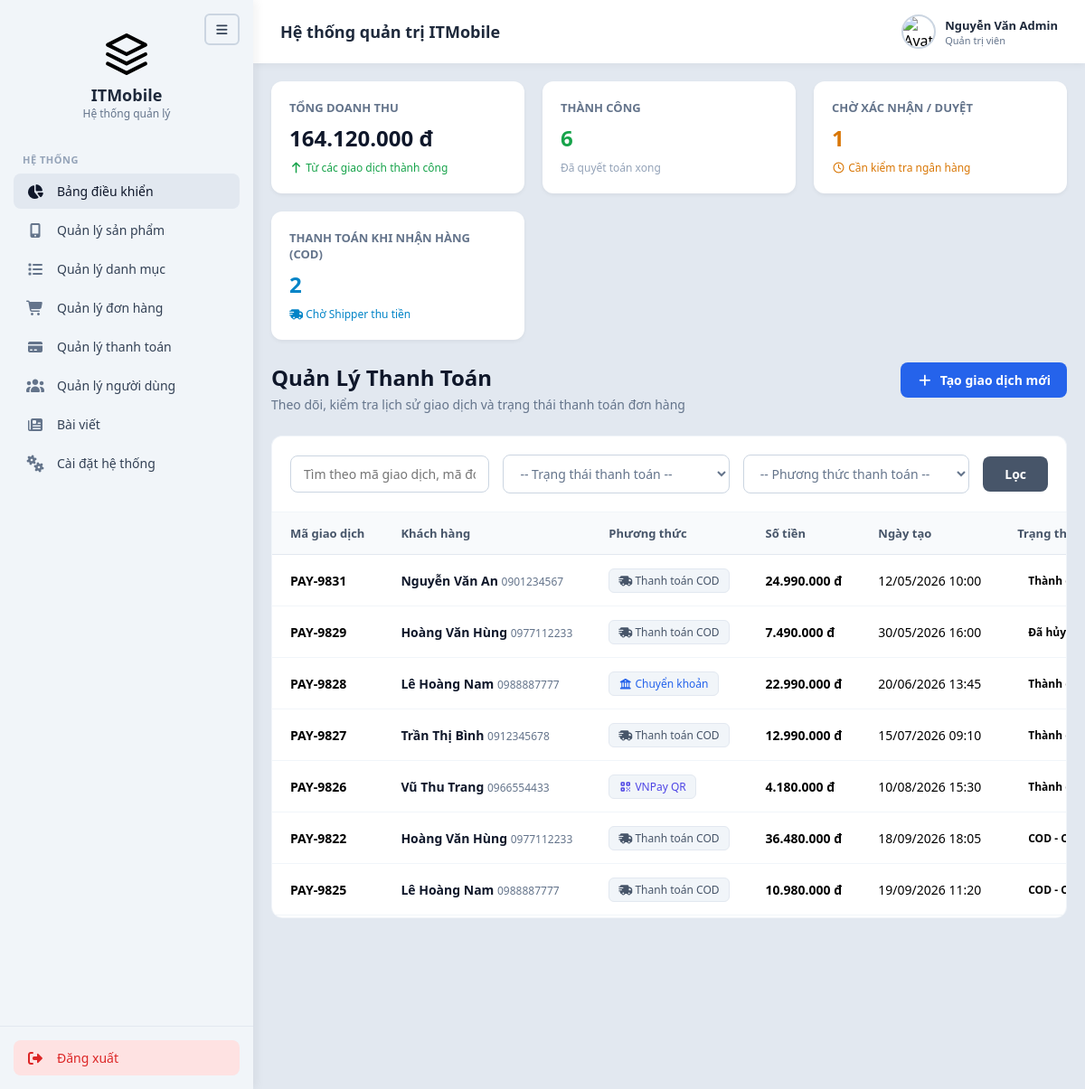
The page /Web_site/admin/thanhtoan.php on the database its author committed.
### tables this page shows
CREATE TABLE payments (
    id             INT AUTO_INCREMENT PRIMARY KEY,
    payment_code   VARCHAR(20) NOT NULL UNIQUE,           
    order_id       INT NOT NULL,
    method         ENUM('COD','BANK_TRANSFER','VNPAY_QR','SANDBOX') NOT NULL,
    amount         DECIMAL(12,0) NOT NULL,
    status         ENUM('Chờ xác nhận','COD - Chờ thu tiền','Thành công','Thất bại','Đã hoàn tiền','Đã hủy')
                   NOT NULL DEFAULT 'Chờ xác nhận',
    reference_code VARCHAR(60) DEFAULT NULL,              
    note           VARCHAR(255),                          
    created_at     TIMESTAMP DEFAULT CURRENT_TIMESTAMP,
    confirmed_at   DATETIME DEFAULT NULL,
    confirmed_by   INT DEFAULT NULL,                      
    FOREIGN KEY (order_id)     REFERENCES orders(id) ON DELETE CASCADE,
    FOREIGN KEY (confirmed_by) REFERENCES users(id) ON DELETE SET NULL
);

CREATE TABLE users (
    id          INT AUTO_INCREMENT PRIMARY KEY,
    user_code   VARCHAR(20)  NOT NULL UNIQUE,             
    full_name   VARCHAR(100) NOT NULL,
    email       VARCHAR(100) NOT NULL UNIQUE,
    password    VARCHAR(255) NOT NULL,                    
    phone       VARCHAR(15),
    birthday    DATE DEFAULT NULL,
    avatar      VARCHAR(255) DEFAULT NULL,                
    role        ENUM('admin','customer') NOT NULL DEFAULT 'customer',    
    status      ENUM('active','locked')  NOT NULL DEFAULT 'active',      
    created_at  TIMESTAMP DEFAULT CURRENT_TIMESTAMP
);

### Web_site/admin/xyly/xuly.php (called while the page is built, shortened)
<?php
class xuly extends csdltmdt
{
    public function xuatdulieu($sql)
    {
        $arr = array();
        $link = $this->connect();
        if ($link) {
            $result = $link->query($sql);
            if ($result && $result->num_rows > 0) {
                while ($row = $result->fetch_assoc()) {
                    $arr[] = $row;
                }
            }
        }
        return $arr;
    }
}

### Web_site/admin/thanhtoan.php (the view, shortened to what this page needs)
<?php
include("xyly/xuly.php");
$p = new xuly();
$search = isset($_GET['search']) ? trim($_GET['search']) : '';
$sql_revenue = "SELECT SUM(amount) as total FROM payments WHERE status = 'Thành công'";
$res_revenue = $p->xuatdulieu($sql_revenue);
$total_revenue = !empty($res_revenue) && $res_revenue[0]['total'] ? floatval($res_revenue[0]['total']) : 0;
$sql_count_success = "SELECT COUNT(*) as total FROM payments WHERE status = 'Thành công'";
$res_cs = $p->xuatdulieu($sql_count_success);
$count_success = !empty($res_cs) ? intval($res_cs[0]['total']) : 0;
$sql_count_pending = "SELECT COUNT(*) as total FROM payments WHERE status = 'Chờ xác nhận'";
$res_cp = $p->xuatdulieu($sql_count_pending);
$count_pending = !empty($res_cp) ? intval($res_cp[0]['total']) : 0;
$sql_count_cod = "SELECT COUNT(*) as total FROM payments WHERE status = 'COD - Chờ thu tiền' OR (method = 'COD' AND status = 'Chờ xác nhận')";
$res_ccod = $p->xuatdulieu($sql_count_cod);
$count_cod = !empty($res_ccod) ? intval($res_ccod[0]['total']) : 0;
$sql = "SELECT p.*, o.id as order_code_id, o.receiver_name, o.phone as order_phone,
               u.full_name as customer_name, u.phone as customer_phone
        FROM payments p
        LEFT JOIN orders o ON p.order_id = o.id
        LEFT JOIN users u ON o.user_id = u.id
        WHERE 1=1";
$sql .= " ORDER BY p.id DESC";
$payments_list = $p->xuatdulieu($sql);
include("includes/header.php");
include("includes/sidebar.php");
include("includes/navbar.php");
?>
<main class="main-content">
    <div class="content-card">
        <div class="stats-container">
            <div class="stat-card">
                <div class="stat-title" style="color: #64748b;">Tổng Doanh Thu</div>
                <div class="stat-value stat-value-default" style="color: #0f172a;"><?php echo number_format($total_revenue, 0, ',', '.'); ?> đ</div>
                <div class="stat-desc stat-desc-success" style="color: #16a34a;"><i class="fa-solid fa-arrow-up"></i> Từ các giao dịch thành công</div>
            </div>
            <div class="stat-card">
                <div class="stat-title" style="color: #64748b;">Thành Công</div>
                <div class="stat-value stat-value-success" style="color: #16a34a;"><?php echo $count_success; ?></div>
                <div class="stat-desc stat-desc-muted" style="color: #94a3b8;">Đã quyết toán xong</div>
            </div>
            <div class="stat-card">
                <div class="stat-title" style="color: #64748b;">Chờ Xác Nhận / Duyệt</div>
                <div class="stat-value stat-value-warning" style="color: #d97706;"><?php echo $count_pending; ?></div>
                <div class="stat-desc stat-desc-warning" style="color: #d97706;"><i class="fa-regular fa-clock"></i> Cần kiểm tra ngân hàng</div>
            </div>
            <div class="stat-card">
                <div class="stat-title" style="color: #64748b;">Thanh Toán Khi Nhận Hàng (COD)</div>
                <div class="stat-value stat-value-info" style="color: #0284c7;"><?php echo $count_cod; ?></div>
                <div class="stat-desc stat-desc-info" style="color: #0284c7;"><i class="fa-solid fa-truck-fast"></i> Chờ Shipper thu tiền</div>
            </div>
        </div>
        <div class="page-header">
            <div class="page-title">
                <h1>Quản Lý Thanh Toán</h1>
                <p>Theo dõi, kiểm tra lịch sử giao dịch và trạng thái thanh toán đơn hàng</p>
            </div>
            <a href="<?php echo BASE_URL; ?>/themthanhtoan.php" class="btn-primary" title="Tạo giao dịch thủ công">
                <i class="fa-solid fa-plus"></i> <span>Tạo giao dịch mới</span>
            </a>
        </div>
        <form method="GET" action="" class="filter-section">
            <div class="search-box" style="flex: 1;">
                <input type="text" name="search" placeholder="Tìm theo mã giao dịch, mã đơn hàng, tên khách hàng, SĐT..." value="<?php echo htmlspecialchars($search); ?>">
            </div>
            <select name="status" class="filter-select">
                <option value="">-- Trạng thái thanh toán --</option>
            </select>
            <select name="method" class="filter-select">
                <option value="">-- Phương thức thanh toán --</option>
            </select>
            <button type="submit" class="btn-filter">Lọc</button>
        </form>
        <div class="table-container">
            <table>
                <thead>
                    <tr>
                        <th>Mã giao dịch</th>
                        <th>Khách hàng</th>
                        <th>Phương thức</th>
                        <th>Số tiền</th>
                        <th>Ngày tạo</th>
                        <th>Trạng thái</th>
                    </tr>
                </thead>
                <tbody>
                    <?php
                    if (!empty($payments_list)) {
                        foreach ($payments_list as $row) {
                            $method_badge = '';
                            switch ($row['method']) {
                                case 'COD':
                                    $method_badge = '<span class="badge-category"><i class="fa-solid fa-truck-fast"></i> Thanh toán COD</span>';
                                    break;
                                case 'BANK_TRANSFER':
                                    $method_badge = '<span class="badge-category" style="color: #2563eb;"><i class="fa-solid fa-building-columns"></i> Chuyển khoản</span>';
                                    break;
                                case 'VNPAY_QR':
                                    $method_badge = '<span class="badge-category" style="color: #4f46e5;"><i class="fa-solid fa-qrcode"></i> VNPay QR</span>';
                                    break;
                                case 'SANDBOX':
                                    $method_badge = '<span class="badge-category" style="color: #d97706;"><i class="fa-solid fa-vial"></i> Sandbox</span>';
                                    break;
                            }
                            $status_class = '';
                            switch ($row['status']) {
                                case 'Thành công':
                                    $status_class = 'status-success';
                                    break;
                                case 'Chờ xác nhận':
                                    $status_class = 'status-warning';
                                    break;
                                case 'COD - Chờ thu tiền':
                                    $status_class = 'status-cod';
                                    break;
                                default:
                                    $status_class = 'status-default';
                                    break;
                            }
                            $customer_name = !empty($row['customer_name']) ? $row['customer_name'] : (!empty($row['receiver_name']) ? $row['receiver_name'] : 'Khách vãng lai');
                            $customer_phone = !empty($row['customer_phone']) ? $row['customer_phone'] : (!empty($row['order_phone']) ? $row['order_phone'] : 'Chưa có SĐT');
                            $amount_formatted = number_format($row['amount'], 0, ',', '.') . ' đ';
                            $ref_code = !empty($row['reference_code']) ? $row['reference_code'] : 'Chưa có';
                            $note_text = !empty($row['note']) ? $row['note'] : 'Không có ghi chú';
                            echo '<tr>
                                    <td><strong>' . htmlspecialchars($row['payment_code']) . '</strong></td>
                                    <td>
                                        <div class="customer-info">
                                            <span class="customer-name">' . htmlspecialchars($customer_name) . '</span>
                                            <span class="customer-phone">' . htmlspecialchars($customer_phone) . '</span>
                                        </div>
                                    </td>
                                    <td>' . $method_badge . '</td>
                                    <td><strong>' . $amount_formatted . '</strong></td>
                                    <td>' . date('d/m/Y H:i', strtotime($row['created_at'])) . '</td>
                                    <td><span class="badge-status ' . $status_class . '">' . htmlspecialchars($row['status']) . '</span></td>
                                    <td>
                                        <div class="action-buttons">
                                            <a href="#" class="btn-action btn-view action-view" title="Xem chi tiết"
                                                data-code="' . htmlspecialchars($row['payment_code']) . '"
                                                data-name="' . htmlspecialchars($customer_name) . '"
                                                data-phone="' . htmlspecialchars($customer_phone) . '"
                                                data-amount="' . $amount_formatted . '"
                                                data-method="' . htmlspecialchars($row['method']) . '"
                                                data-ref="' . htmlspecialchars($ref_code) . '"
                                                data-status="' . htmlspecialchars($row['status']) . '"
                                                data-note="' . htmlspecialchars($note_text) . '">
                                                <i class="fa-regular fa-eye"></i>
                                            </a>';
                            echo '</div>
                                    </td>
                                </tr>';
                        }
                    } else {
                        echo '<tr><td colspan="7" style="text-align: center; padding: 20px;">Không tìm thấy giao dịch thanh toán nào.</td></tr>';
                    }
                    ?>
                </tbody>
            </table>
        </div>
    </div>
</main>
<?php
include("includes/footer.php");
?>

### Web_site/admin/assets/CSS/style.css (style rules this page uses)
* { margin: 0; padding: 0; box-sizing: border-box; font-family: 'Segoe UI', Tahoma, Geneva, Verdana, sans-serif; height: auto; }
html, body { height: auto !important; min-height: 100%; overflow-y: auto !important; overflow-x: hidden; }
body { background-color: #e2e8f0; display: flex; height: 100%; overflow: hidden; }

### Web_site/admin/assets/CSS/stylemain.css (style rules this page uses)
.main-content { padding: 20px; font-family: inherit; box-sizing: border-box; height: calc(100vh - 70px); overflow-y: auto; overflow-x: hidden; }
.page-header { display: flex; justify-content: space-between; align-items: flex-start; margin-bottom: 25px; gap: 15px; }
.page-title h1 { font-size: 24px; font-weight: 700; color: #0f172a; margin-bottom: 4px; margin-top: 0; }
.page-title p { font-size: 14px; color: #64748b; margin: 0; }
.btn-primary { background-color: #2563eb; color: white; border: none; padding: 10px 18px; border-radius: 8px; font-size: 14px; font-weight: 600; cursor: pointer; display: flex; align-items: center; gap: 8px; white-space: nowrap; text-decoration: none; }
.filter-section { background: white; padding: 20px; border-radius: 12px 12px 0 0; display: flex; gap: 15px; align-items: center; border: 1px solid #f1f5f9; border-bottom: none; flex-wrap: wrap; }
.search-box { flex: 2; min-width: 220px; }
.search-box input { width: 100%; padding: 10px 14px; border: 1px solid #cbd5e1; border-radius: 8px; font-size: 14px; outline: none; box-sizing: border-box; }
.filter-select { flex: 1; min-width: 140px; padding: 10px 14px; border: 1px solid #cbd5e1; border-radius: 8px; font-size: 14px; background: white; color: #64748b; outline: none; }
.btn-filter { background-color: #475569; color: white; border: none; padding: 10px 24px; border-radius: 8px; font-size: 14px; font-weight: 600; cursor: pointer; }
.table-container { background: white; border-radius: 0 0 12px 12px; max-height: 450px; overflow-y: auto; overflow-x: auto; border: 1px solid #f1f5f9; position: relative; -webkit-overflow-scrolling: touch; }
.table-container table { width: 100%; border-collapse: collapse; text-align: left; min-width: 750px; }
.table-container th { padding: 14px 20px; font-size: 13px; font-weight: 600; color: #475569; background-color: #f8fafc; border-bottom: 1px solid #e2e8f0; position: sticky; top: 0; z-index: 10; white-space: nowrap; }
.table-container td { padding: 12px 20px; font-size: 14px; border-bottom: 1px solid #f1f5f9; vertical-align: middle; white-space: nowrap; }
.badge-category { display: inline-block; padding: 4px 10px; background-color: #f1f5f9; border: 1px solid #e2e8f0; border-radius: 6px; font-size: 12px; color: #475569; }
.badge-status { display: inline-block; padding: 4px 12px; border-radius: 20px; font-size: 12px; font-weight: 600; }
.customer-name { font-weight: 600; color: #0f172a; }
.customer-phone { font-size: 12px; color: #64748b; }
.stats-container { display: grid; grid-template-columns: repeat(auto-fit, minmax(220px, 1fr)); gap: 20px; margin-bottom: 25px; }
.stat-title { font-size: 12px; font-weight: 700; color: #64748b; text-transform: uppercase; margin-bottom: 8px; }
.stat-value { font-size: 24px; font-weight: 700; margin-bottom: 6px; }
.stat-desc { font-size: 12px; font-weight: 500; }
.stat-card { background: white; padding: 20px; border-radius: 12px; box-shadow: 0 2px 4px rgba(0, 0, 0, 0.05); }
.stat-title { font-size: 13px; color: #64748b; font-weight: bold; text-transform: uppercase; }
.stat-value { font-size: 24px; font-weight: bold; color: #0f172a; margin: 8px 0; }
.stat-desc { font-size: 12px; color: #94a3b8; }

### rows shown on the page
payments: payment_code "PAY-9831", users.full_name "Nguyễn Văn An", users.phone "0901234567", method "COD" (drawn), amount "24.990.000 đ", created_at "12/05/2026 10:00", status "Thành…"
payments: payment_code "PAY-9829", users.full_name "Hoàng Văn Hùng", users.phone "0977112233", method "COD" (drawn), amount "7.490.000 đ", created_at "30/05/2026 16:00", status "Đã hủy"
payments: payment_code "PAY-9828", users.full_name "Lê Hoàng Nam", users.phone "0988887777", method "BANK_TRANSFER" (drawn), amount "22.990.000 đ", created_at "20/06/2026 13:45", status "Thành…"
payments: payment_code "PAY-9827", users.full_name "Trần Thị Bình", users.phone "0912345678", method "COD" (drawn), amount "12.990.000 đ", created_at "15/07/2026 09:10", status "Thành…"
payments: payment_code "PAY-9826", users.full_name "Vũ Thu Trang", users.phone "0966554433", method "VNPAY_QR" (drawn), amount "4.180.000 đ", created_at "10/08/2026 15:30", status "Thành…"
payments: payment_code "PAY-9822", users.full_name "Hoàng Văn Hùng", users.phone "0977112233", method "COD" (drawn), amount "36.480.000 đ", created_at "18/09/2026 18:05", status "COD -…"
payments: payment_code "PAY-9825", users.full_name "Lê Hoàng Nam", users.phone "0988887777", method "COD" (drawn), amount "10.980.000 đ", created_at "19/09/2026 11:20", status "COD -…"

### other values the page prints
$total_revenue "164.120.000"
$count_success "6"
$count_pending "1"
$count_cod "2"
